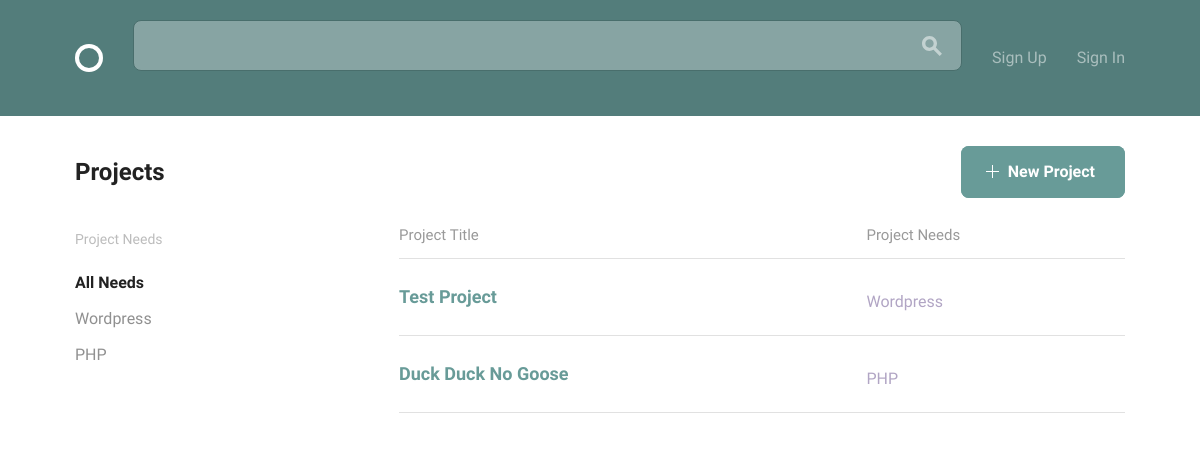
The page / on the database its author committed.
### projects/models.py (models this page shows, shortened)
class Position(models.Model):
    ANDROID = "Android"
    DESIGN = "Design"
    JAVA = "Java"
    PHP = "PHP"
    PYTHON = "Python"
    RAILS = "Rails"
    WORDPRESS = "Wordpress"
    iOS = "iOS"
    SKILLS_CHOICE = (
        (ANDROID, "Android Developer"),
        (DESIGN, "Designer"),
        (JAVA, "Java Developer"),
        (PHP, "PHP Developer"),
        (PYTHON, "Python Developer"),
        (RAILS, "Rails Developer"),
        (WORDPRESS, "Wordpress Developer"),
        (iOS, "iOS Developer")
    )
    project = models.ForeignKey(
        Project,
        null=True,
        related_name="positions",
        on_delete=models.CASCADE)
    title = models.CharField(max_length=100, blank=True)
    description = models.TextField(max_length=500, blank=True)
    skill = models.CharField(
        max_length=20,
        choices=SKILLS_CHOICE,
        default="",
        blank=True)
    position_filled = models.BooleanField(default=False, blank=True)
    applicants = models.ManyToManyField(
        settings.AUTH_USER_MODEL,
        through='Application')

class Project(models.Model):
    name = models.CharField(max_length=255)
    description = models.TextField()
    timeline = models.CharField(max_length=255)
    requirements = models.TextField()
    user = models.ForeignKey(settings.AUTH_USER_MODEL, on_delete=models.CASCADE, null=True)

### team_builder/views.py (the view)
# urls.py: 2. Add a URL to urlpatterns:  path('', views.home, name='home')
def home(request):
    projects = models.Project.objects.all()
    return render(request, 'index.html', {'projects': projects})

### templates/index.html
{% extends 'layout.html' %}
{% block content %}
<div class="bounds circle--page">
  <div class="circle--page--header circle--fluid">
    <div class="circle--fluid--cell circle--fluid--primary">
      <h2>Projects</h2>
    </div>
    <div class="circle--fluid--cell circle--fluid--secondary">
      {% if user.is_authenticated %}
      <a class="button button-primary icon-on-left" href="{% url 'projects:create' %}">
        <svg version="1.1" xmlns="http://www.w3.org/2000/svg" xmlns:xlink="http://www.w3.org/1999/xlink" x="0px" y="0px" viewBox="0 0 13 13" style="enable-background:new 0 0 13 13;" xml:space="preserve" class="add">
          <polygon points="7,6 7,0 6,0 6,6 0,6 0,7 6,7 6,13 7,13 7,7 13,7 13,6 "/>
        </svg>
        New Project
      </a>
      {% else %}
      <a class="button button-primary icon-on-left" href="{% url 'accounts:signin' %}">
        <svg version="1.1" xmlns="http://www.w3.org/2000/svg" xmlns:xlink="http://www.w3.org/1999/xlink" x="0px" y="0px" viewBox="0 0 13 13" style="enable-background:new 0 0 13 13;" xml:space="preserve" class="add">
          <polygon points="7,6 7,0 6,0 6,6 0,6 0,7 6,7 6,13 7,13 7,7 13,7 13,6 "/>
        </svg>
        New Project
      </a>
      {% endif %}
    </div>
  </div>
  <div class="grid-25">
    <div class="circle--filter circle--secondary--module">
      <h4>Project Needs</h4>
      <ul class="circle--filter--list">
        <li><a class="selected">All Needs</a></li>
          {% for project in projects %}
            {% for position in project.positions.all %}
              {% if position.position_filled != True %}
                <li><a href={% url 'projects:project' pk=project.pk %}>{{ position.skill }}</a></li>
              {% endif %}
            {% endfor %}
          {% endfor %}
      </ul>
    </div>
  </div>
  <div class="grid-70 grid-push-5">
    <table class="u-full-width circle--table">
      <thead>
        <tr>
          <th>Project Title</th>
          <th class="circle--cell--right">Project Needs</th>
        </tr>
      </thead>
      <tbody>
        {% for project in projects %}
        <tr class="clickable-row" data-href="{% url 'projects:project' project.id %}">
          <td>
            <h3>{{ project.name }}</h3>
          </td>
          <td class="circle--cell--right">
            {% for position in project.positions.all %}
            {% if position.position_filled != True %}
              <p class="secondary-label">{{ position.skill }}</p>
            {% endif %}
            {% endfor %}
          </td>
        </tr>
        {% endfor %}
      </tbody>
    </table>
  </div>
</div>
{% endblock %}

### rows shown on the page
Project: name "Test Project"
Position: skill "Wordpress"
Project: name "Duck Duck No Goose"
Position: skill "PHP"
